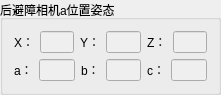
      <widget class="QGroupBox" name="groupBox_14">
       <property name="geometry">
        <rect>
         <x>9</x>
         <y>636</y>
         <width>221</width>
         <height>88</height>
        </rect>
       </property>
       <property name="title">
        <string>后避障相机a位置姿态</string>
       </property>
       <layout class="QGridLayout" name="gridLayout_18">
        <item row="0" column="0">
         <layout class="QVBoxLayout" name="verticalLayout_15">
          <item>
           <layout class="QHBoxLayout" name="horizontalLayout_74">
            <item>
             <layout class="QHBoxLayout" name="horizontalLayout_75">
              <item>
               <widget class="QLabel" name="label_64">
                <property name="text">
                 <string>X：</string>
                </property>
               </widget>
              </item>
              <item>
               <widget class="QLineEdit" name="backwardAvoid1X">
                <property name="enabled">
                 <bool>false</bool>
                </property>
                <property name="readOnly">
                 <bool>true</bool>
                </property>
               </widget>
              </item>
             </layout>
            </item>
            <item>
             <layout class="QHBoxLayout" name="horizontalLayout_76">
              <item>
               <widget class="QLabel" name="label_65">
                <property name="text">
                 <string>Y：</string>
                </property>
               </widget>
              </item>
              <item>
               <widget class="QLineEdit" name="backwardAvoid1Y">
                <property name="enabled">
                 <bool>false</bool>
                </property>
                <property name="readOnly">
                 <bool>true</bool>
                </property>
               </widget>
              </item>
             </layout>
            </item>
            <item>
             <layout class="QHBoxLayout" name="horizontalLayout_77">
              <item>
               <widget class="QLabel" name="label_66">
                <property name="text">
                 <string>Z：</string>
                </property>
               </widget>
              </item>
              <item>
               <widget class="QLineEdit" name="backwardAvoid1Z">
                <property name="enabled">
                 <bool>false</bool>
                </property>
                <property name="readOnly">
                 <bool>true</bool>
                </property>
               </widget>
              </item>
             </layout>
            </item>
           </layout>
          </item>
          <item>
           <layout class="QHBoxLayout" name="horizontalLayout_78">
            <item>
             <layout class="QHBoxLayout" name="horizontalLayout_79">
              <item>
               <widget class="QLabel" name="label_67">
                <property name="text">
                 <string>a：</string>
                </property>
               </widget>
              </item>
              <item>
               <widget class="QLineEdit" name="backwardAvoid1roll">
                <property name="enabled">
                 <bool>false</bool>
                </property>
                <property name="readOnly">
                 <bool>true</bool>
                </property>
               </widget>
              </item>
             </layout>
            </item>
            <item>
             <layout class="QHBoxLayout" name="horizontalLayout_80">
              <item>
               <widget class="QLabel" name="label_68">
                <property name="text">
                 <string>b：</string>
                </property>
               </widget>
              </item>
              <item>
               <widget class="QLineEdit" name="backwardAvoid1pitch">
                <property name="enabled">
                 <bool>false</bool>
                </property>
                <property name="readOnly">
                 <bool>true</bool>
                </property>
               </widget>
              </item>
             </layout>
            </item>
            <item>
             <layout class="QHBoxLayout" name="horizontalLayout_81">
              <item>
               <widget class="QLabel" name="label_69">
                <property name="text">
                 <string>c：</string>
                </property>
               </widget>
              </item>
              <item>
               <widget class="QLineEdit" name="backwardAvoid1raw">
                <property name="enabled">
                 <bool>false</bool>
                </property>
                <property name="readOnly">
                 <bool>true</bool>
                </property>
               </widget>
              </item>
             </layout>
            </item>
           </layout>
          </item>
         </layout>
        </item>
       </layout>
      </widget>
